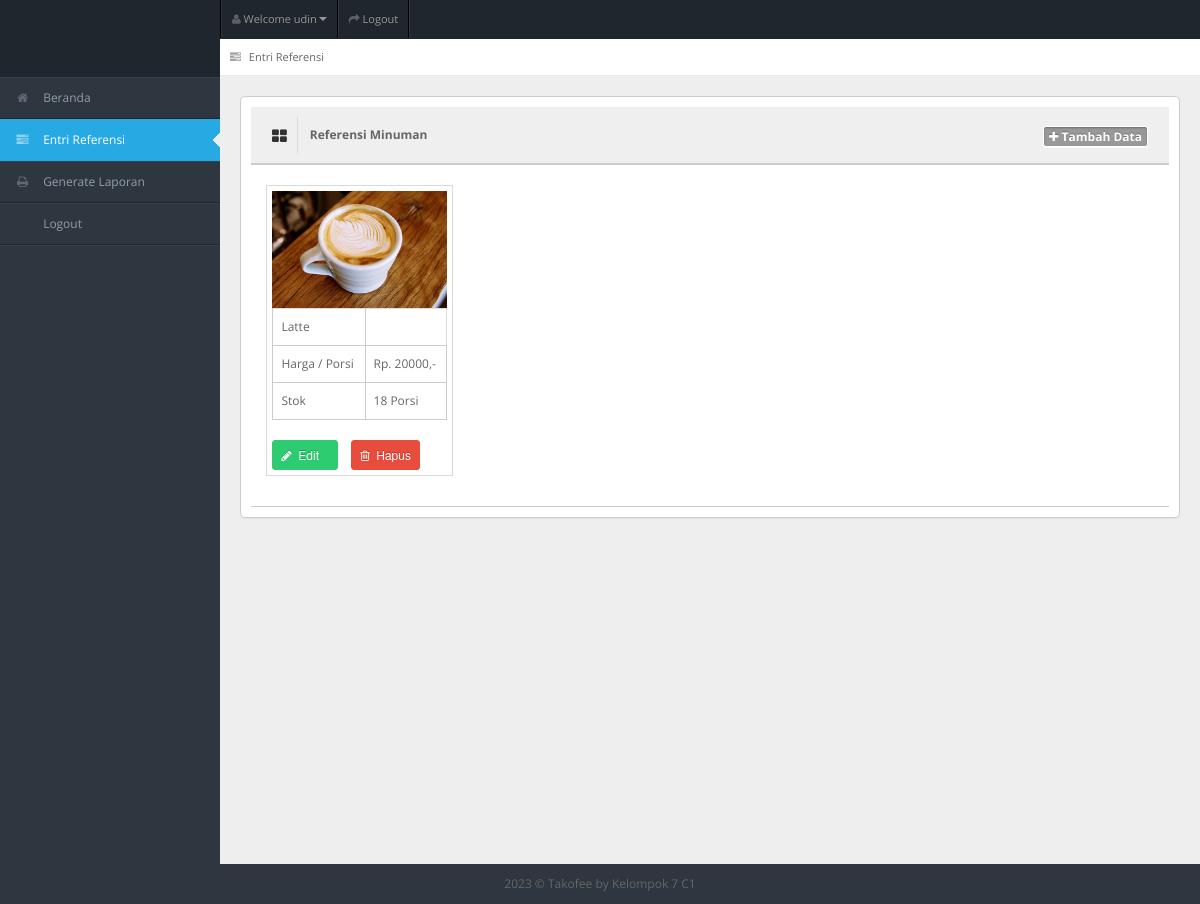
The page /entri_referensi.php (signed in) on the database its author committed.
### tables this page shows
CREATE TABLE `tb_user` (
  `id_user` int(11) NOT NULL,
  `username` varchar(150) NOT NULL,
  `password` varchar(150) NOT NULL,
  `nama_user` varchar(150) NOT NULL,
  `id_level` int(11) NOT NULL,
  `status` varchar(150) NOT NULL
);

CREATE TABLE `tb_masakan` (
  `id_masakan` int(11) NOT NULL,
  `nama_masakan` varchar(150) NOT NULL,
  `harga` varchar(150) NOT NULL,
  `stok` int(11) NOT NULL,
  `status_masakan` varchar(150) NOT NULL,
  `gambar_masakan` varchar(150) NOT NULL
);

### entri_referensi.php (the view, shortened to what this page needs)
<!DOCTYPE html>
<?php
include "connection/koneksi.php";
$id = $_SESSION['id_user'];
if (isset($_SESSION['username'])) {
  $query = "select * from tb_user natural join tb_level where id_user = $id";
  mysqli_query($conn, $query);
  $sql = mysqli_query($conn, $query);
  while ($r = mysqli_fetch_array($sql)) {
?>
    <html lang="en">
    <head>
      <link rel="stylesheet" href="template/dashboard/css/bootstrap.min.css" />
      <link rel="stylesheet" href="template/dashboard/css/bootstrap-responsive.min.css" />
      <link rel="stylesheet" href="template/dashboard/css/fullcalendar.css" />
      <link rel="stylesheet" href="template/dashboard/css/matrix-style.css" />
      <link rel="stylesheet" href="template/dashboard/css/matrix-media.css" />
      <link href="template/dashboard/font-awesome/css/font-awesome.css" rel="stylesheet" />
      <link rel="stylesheet" href="template/dashboard/css/jquery.gritter.css" />
    </head>
    <body>
      <div id="header">
        <h1><a href="entri_referensi.php">Entri Referensi</a></h1>
      </div>
      <div id="user-nav" class="navbar navbar-inverse">
        <ul class="nav">
          <li class="dropdown" id="profile-messages"><a title="" href="#" data-toggle="dropdown" data-target="#profile-messages" class="dropdown-toggle"><i class="icon icon-user"></i> <span class="text">Welcome <?php echo $r['nama_user']; ?></span><b class="caret"></b></a>
          </li>
          <li class=""><a title="" href="logout.php"><i class="icon icon-share-alt"></i> <span class="text">Logout</span></a></li>
        </ul>
      </div>
      <div id="sidebar"><a href="entri_referensi.php" class="visible-phone"><i class="icon icon-tasks"></i> <span>Entri Referensi</span></a>
        <ul>
          <?php
          if ($r['id_level'] == 1) {
          ?>
            <li><a href="beranda.php"><i class="icon icon-home"></i> <span>Beranda</span></a> </li>
            <li class="active"> <a href="entri_referensi.php"><i class="icon icon-tasks"></i> <span>Entri Referensi</span></a> </li>
            <li> <a href="generate_laporan.php"><i class="icon icon-print"></i> <span>Generate Laporan</span></a> </li>
            <li> <a href="logout.php"><i class="icon icon-sign-out"></i> <span>Logout</span></a> </li>
          <?php
          } else if ($r['id_level'] == 2) {
          ?>
            <li><a href="beranda.php"><i class="icon icon-home"></i> <span>Beranda</span></a> </li>
            <li> <a href="entri_order.php"><i class="icon icon-shopping-cart"></i> <span>Entri Order</span></a> </li>
            <li> <a href="generate_laporan.php"><i class="icon icon-print"></i> <span>Generate Laporan</span></a> </li>
            <li> <a href="logout.php"><i class="icon icon-sign-out"></i> <span>Logout</span></a> </li>
          <?php
          } else if ($r['id_level'] == 3) {
          ?>
            <li><a href="beranda.php"><i class="icon icon-home"></i> <span>Beranda</span></a> </li>
            <li> <a href="entri_transaksi.php"><i class="icon icon-inbox"></i> <span>Entri Transaksi</span></a> </li>
            <li> <a href="generate_laporan.php"><i class="icon icon-print"></i> <span>Generate Laporan</span></a> </li>
            <li> <a href="logout.php"><i class="icon icon-sign-out"></i> <span>Logout</span></a> </li>
          <?php
          } else if ($r['id_level'] == 4) {
          ?>
            <li><a href="beranda.php"><i class="icon icon-home"></i> <span>Beranda</span></a> </li>
            <li> <a href="generate_laporan.php"><i class="icon icon-print"></i> <span>Generate Laporan</span></a> </li>
            <li> <a href="logout.php"><i class="icon icon-sign-out"></i> <span>Logout</span></a> </li>
          <?php
          } else if ($r['id_level'] == 5) {
          ?>
            <li><a href="beranda.php"><i class="icon icon-home"></i> <span>Beranda</span></a> </li>
            <li> <a href="entri_order.php"><i class="icon icon-shopping-cart"></i> <span>Entri Order</span></a> </li>
            <li> <a href="logout.php"><i class="icon icon-sign-out"></i> <span>Logout</span></a> </li>
          <?php
          }
          ?>
        </ul>
      </div>
      <div id="content">
        <div id="content-header">
          <div id="breadcrumb"> <a href="entri_referensi.php" title="Go to here" class="tip-bottom"><i class="icon icon-tasks"></i> Entri Referensi</a></div>
        </div>
        <div class="container-fluid">
          <div class="row-fluid">
            <?php
            if ($r['id_level'] == 1) {
            ?>
              <div class="widget-box">
                <div class="widget-title bg_lg"><span class="icon"><i class="icon-th-large"></i></span>
                  <h5>Referensi Minuman</h5>
                  <a href="tambah_menu.php" class="btn btn-info btn-mini label"><i class="icon-plus"></i>&nbsp;Tambah Data</a>
                </div>
                <div class="widget-content">
                  <ul class="thumbnails">
                    <div class="btn-icon-pg">
                      <ul>
                        <?php
                        $query_data_makanan = "select * from tb_masakan order by id_masakan desc";
                        $sql_data_makanan = mysqli_query($conn, $query_data_makanan);
                        while ($r_dt_makanan = mysqli_fetch_array($sql_data_makanan)) {
                        ?>
                          <li class="span2">
                            <a> <img src="gambar/<?php echo $r_dt_makanan['gambar_masakan'] ?>" alt=""> </a>
                            <table class="table table-bordered">
                              <tbody>
                                <tr>
                                  <td><?php echo $r_dt_makanan['nama_masakan']; ?></td>
                                </tr>
                                <tr>
                                  <td>Harga / Porsi</td>
                                  <td>Rp. <?php echo $r_dt_makanan['harga']; ?>,-</td>
                                </tr>
                                <tr>
                                  <td>Stok</td>
                                  <td><?php echo $r_dt_makanan['stok']; ?> Porsi</td>
                                </tr>
                              </tbody>
                            </table>
                            <form action="" method="post">
                              <button type="submit" value="<?php echo $r_dt_makanan['id_masakan']; ?>" name="edit_menu" class="btn btn-success btn-mini"><i class='icon-pencil'></i>&nbsp;&nbsp;Edit &nbsp;&nbsp;</button>
                              <button type="submit" value="<?php echo $r_dt_makanan['id_masakan']; ?>" name="hapus_menu" class="btn btn-mini btn-danger"><i class='icon icon-trash'></i>&nbsp; Hapus</button>
                            </form>
                          </li>
                        <?php
                        }
                        ?>
                      </ul>
                    </div>
                  </ul>
                </div>
              </div>
            <?php
            }
            ?>
          </div>
        </div>
      </div>
      <div class="row-fluid">
        <div id="footer" class="span12"> <?php echo date('Y'); ?> &copy; Takofee <a href="#">by Kelompok 7 C1</a> </div>
      </div>
    </body>
    </html>
<?php
  }
} else {
  header('location: logout.php');
}
?>

### template/dashboard/css/matrix-media.css (style rules this page uses)
body { background:#2E363F; }
#header { background-color: #1f262d; margin-top:10px; }
#sidebar > ul { border-bottom: 1px solid #37414b }
#sidebar > ul > li { border-top: 1px solid #37414b; border-bottom: 1px solid #1f262d; }
#sidebar > ul > li.active { background-color: #27a9e3; border-bottom: 1px solid #27a9e3; border-top: 1px solid #27a9e3; }
#sidebar > ul > li.active a { color:#fff; text-decoration:none; }

### rows shown on the page
tb_user: nama_user "udin"
tb_masakan: gambar_masakan (picture), nama_masakan "Latte", harga "20000", stok "18", $r_dt_makanan['id_masakan'] 1 (drawn)
